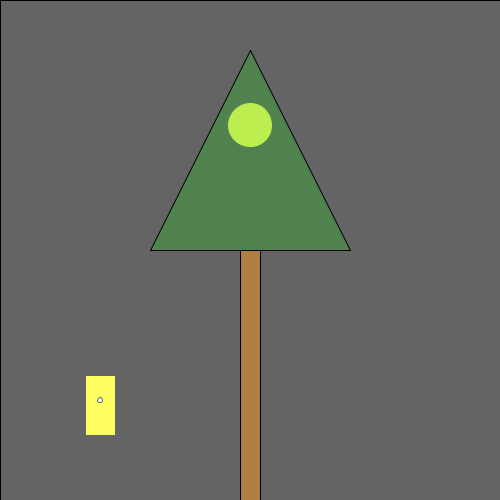
Frame 1 (no input)
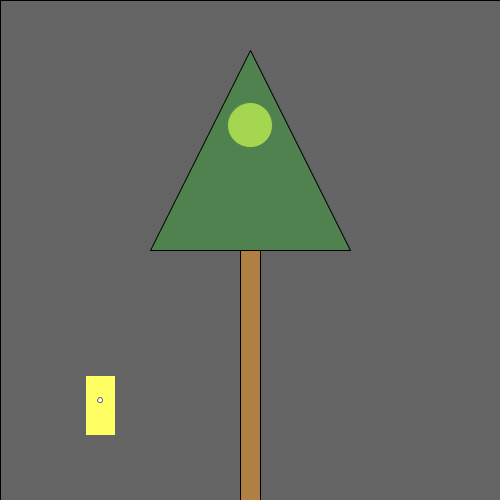
Frame 60 (the mouse pressed at the canvas centre just before this capture)
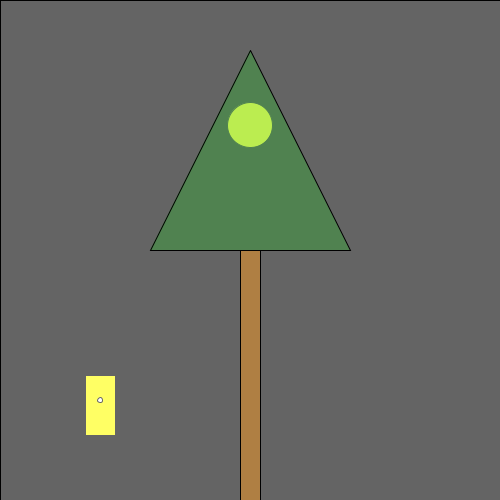
Frame 120 (the mouse held since frame 60 and released just before this capture)

The Processing sketch that drew these frames (run headless with seeded random() and noise(); from frame 60 on, the mouse is pressed at the canvas centre):

// Processing sketch: processing_109376
// ── processing_109376.pde

/*
  Norm Krumpe
  September 22, 2012
  Models a light that is triggered by motion (in this case, motion
  of the mouse).  The light also has a timer.  So, motion turns on the
  light, but a certain amount of time passing with no motion will
  cause the light to turn off again.
*/

// How close you need to get to the
// light sensor in order to turn on
// the light.  Higher values make it
// easier to trigger the light.  Distance
// is measured in pixels.
final int TRIGGER_DISTANCE = 50;

// The location of the sensor:
final int SWITCH_CENTER_X = 100;
final int SWITCH_CENTER_Y = 400;

// seconds until light shuts off automatically when there is no motion
final float SECONDS_UNTIL_AUTO_SHUTOFF = 10; 

// Light will initially be on because of this next value.
// Want the light off initially?  
// Set this to something less than SECONDS_UNTIL_AUTO_SHUTOFF
float timeOfLastTrigger = 0; 
boolean revealTriggerRegion = false;

// Just choose a window size
void setup() {
  size(500, 500);
}

// Each time the mouse moves, check to see
// if it triggered the motion sensor
void mouseMoved() {
  if (motionSensorWasTriggered()) {
    timeOfLastTrigger = millis()/1000.0;
  }
}

// When a key is pressed, toggle the "cheat" that
// reveals the motion sensor's trigger region.
void keyPressed() {
  revealTriggerRegion = !revealTriggerRegion;
}

// Draw the various parts of the scene
void draw() {
  background(0);

  drawLightSwitch();
  drawLamp();  
  drawTriggerRegion();
}

// Draws all components of the lamp
void drawLamp() {
  drawLight();
  fill(0, 255, 0, 50);
  quad(250, 50, 250, 50, 350, 250, 150, 250);
  fill(175, 127, 67);
  rect(240, 250, 20, 250);
}

// How the light gets drawn depends on whether
// the lightbulb is lit.
void drawLight() {

  if (secondsSinceLastTrigger() < SECONDS_UNTIL_AUTO_SHUTOFF) {
    // If the light is on:
    int strength = (int)random(156, 256);
    fill(strength, strength, 0);
    ellipse(250, 125, 45, 45);
    fill(255, 100);
    rect(0, 0, width, height);
  }

  else {
    // Light is off:
    fill(10, 10, 0);
    ellipse(250, 125, 45, 45);
  }
}

// Draw the light switch/sensor
void drawLightSwitch() {
  fill(255, 255, 0);
  rect(SWITCH_CENTER_X - 15, SWITCH_CENTER_Y - 25, 30, 60);
  fill(255);
  ellipse(SWITCH_CENTER_X, SWITCH_CENTER_Y, 5, 5);
}

// Return true if the mouse triggered the sensor
boolean motionSensorWasTriggered() {
  return distanceFromLightSwitch() < TRIGGER_DISTANCE;
}

// Compute the distance between the mouse and the sensor
float distanceFromLightSwitch() {  
  return dist(mouseX, mouseY, SWITCH_CENTER_X, SWITCH_CENTER_Y);
}

// Determine how long it has been since the motion sensor
// was last turned on.
float secondsSinceLastTrigger() {
  return millis()/1000.0 - timeOfLastTrigger;
}

// Show a "cheat" region so that you know where the mouse
// needs to go in order to trigger the light sensor
void drawTriggerRegion() {
  if (revealTriggerRegion) {
    fill(255, 25);
    ellipse(SWITCH_CENTER_X, SWITCH_CENTER_Y, 
    TRIGGER_DISTANCE * 2, TRIGGER_DISTANCE * 2);
  }
}
